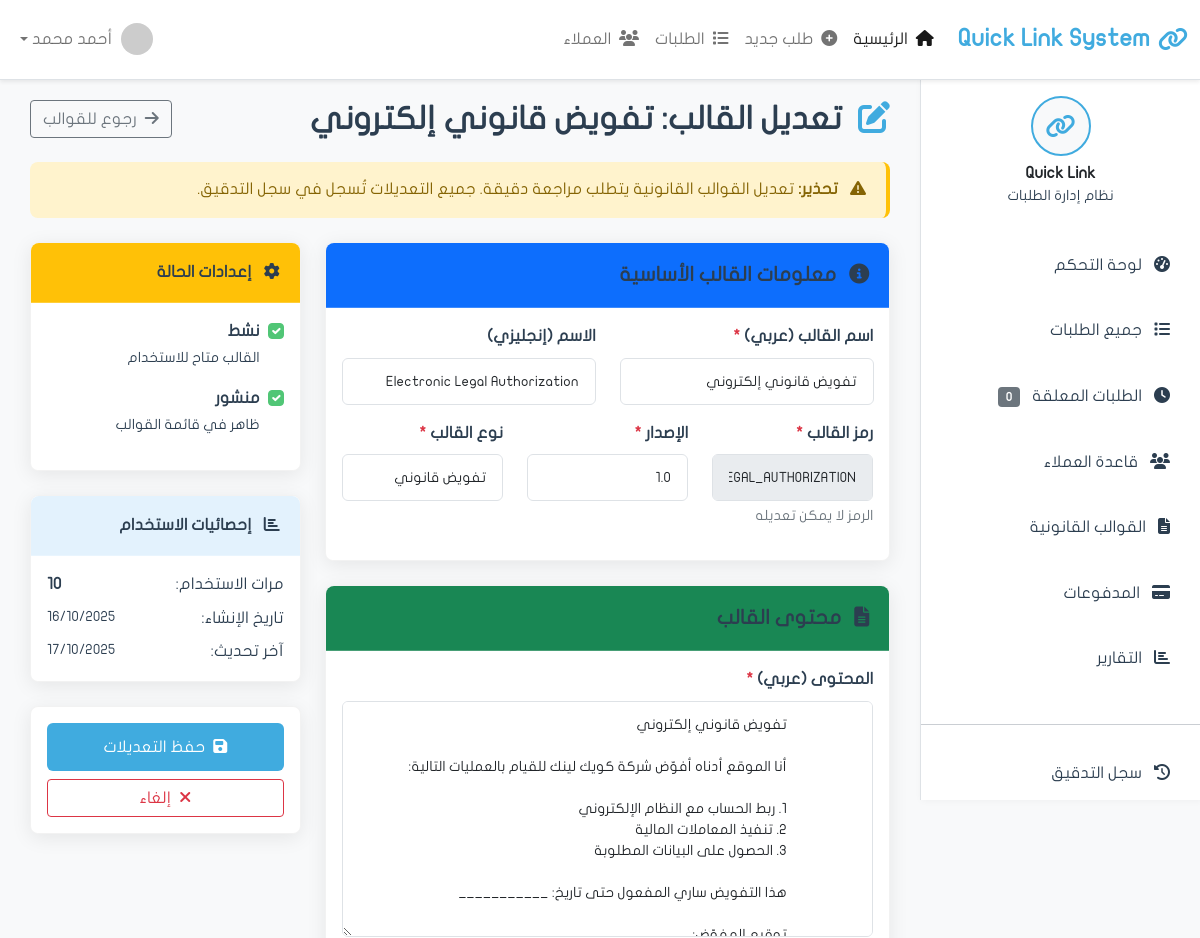
The page /templates/4/edit/ (upper part) on the database as committed earlier.
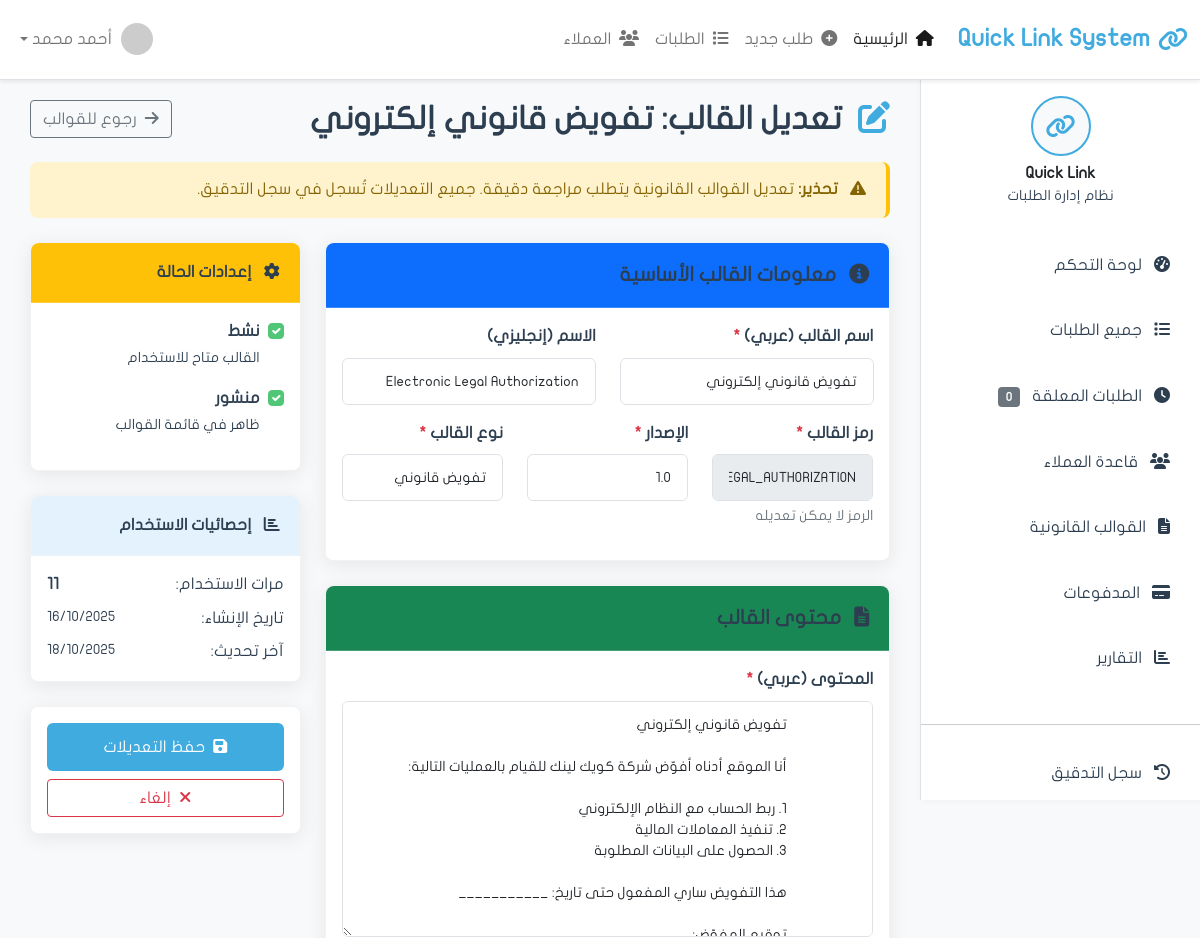
The same page on the database as committed later.
### apps/requests/models.py (models this page shows, shortened)
class Template(models.Model):
    name = models.CharField('اسم القالب', max_length=200)
    name_english = models.CharField('الاسم بالإنجليزية', max_length=200, blank=True)
    code = models.CharField('الرمز', max_length=50, unique=True, editable=False)
    content_arabic = models.TextField('المحتوى بالعربية')
    content_english = models.TextField('المحتوى بالإنجليزية', blank=True)
    version = models.CharField('الإصدار', max_length=20, default='1.0')
    template_type = models.ForeignKey(
        'TemplateType',
        on_delete=models.PROTECT,
        related_name='templates',
        verbose_name='نوع القالب',
        null=True,  # للتوافق المؤقت
        blank=True
    )
    template_type_legacy = models.CharField(
        'نوع القالب (قديم)',
        max_length=100,
        blank=True,
        null=True
    )
    is_active = models.BooleanField('نشط', default=True)
    is_published = models.BooleanField('منشور', default=False)
    file = models.FileField('ملف القالب', upload_to='templates/', blank=True)
    usage_count = models.IntegerField('عدد الاستخدامات', default=0)
    created_at = models.DateTimeField('تاريخ الإنشاء', auto_now_add=True)
    updated_at = models.DateTimeField('آخر تحديث', auto_now=True)
    created_by = models.ForeignKey('auth.User', on_delete=models.SET_NULL, null=True)
    class Meta:
        verbose_name = 'قالب'
        verbose_name_plural = 'القوالب'
        ordering = ['-created_at']

class TemplateType(models.Model):
    name_arabic = models.CharField('الاسم بالعربية', max_length=200)
    name_english = models.CharField('الاسم بالإنجليزية', max_length=200, blank=True)
    code = models.CharField('الرمز', max_length=50, unique=True, editable=False)
    icon = models.CharField('الأيقونة', max_length=50, blank=True, default='fa-file-alt',
                           help_text='مثال: fa-file-alt (اختياري)')
    color = models.CharField('اللون', max_length=20, default='primary',
                            choices=[
                                ('primary', 'أزرق'),
                                ('success', 'أخضر'),
                                ('warning', 'أصفر'),
                                ('info', 'سماوي'),
                                ('danger', 'أحمر'),
                                ('secondary', 'رمادي'),
                                ('dark', 'أسود'),
                                ('light', 'فاتح'),
                            ])
    description = models.TextField('الوصف', blank=True)
    display_order = models.IntegerField('ترتيب العرض', default=0)
    is_active = models.BooleanField('نشط', default=True)
    usage_count = models.IntegerField('عدد الاستخدامات', default=0)
    created_at = models.DateTimeField('تاريخ الإنشاء', auto_now_add=True)
    updated_at = models.DateTimeField('آخر تحديث', auto_now=True)
    class Meta:
        verbose_name = 'نوع قالب'
        verbose_name_plural = 'أنواع القوالب'
        ordering = ['display_order', 'name_arabic']

### apps/requests/views.py (the view, shortened to what this page needs)
# urls.py: path('templates/<int:pk>/edit/', views.template_edit, name='template_edit'),
def template_edit(request, pk):
    from apps.requests.models import TemplateType
    template = get_object_or_404(Template, pk=pk)
    template_types = TemplateType.objects.filter(is_active=True).order_by('display_order')
    context = {
        'page_title': f'تعديل القالب: {template.name}',
        'template': template,
        'template_types': template_types,
    }
    return render(request, 'requests/template_edit.html', context)

### apps/requests/templates/requests/template_edit.html (shortened to what the changed rows need)
{% extends 'base.html' %}
{% load static %}
{% block content %}
            <div class="d-flex justify-content-between align-items-center mb-4">
                <h2 class="mb-0">
                    <i class="fas fa-edit me-2 text-primary"></i>
                    تعديل القالب: {{ template.name }}
                </h2>
                <a href="{% url 'requests:templates_list' %}" class="btn btn-outline-secondary">
                    <i class="fas fa-arrow-right me-1"></i>
                    رجوع للقوالب
                </a>
            </div>
            <form method="post" action="{% url 'requests:template_edit' template.id %}" enctype="multipart/form-data">
                <div class="row">
                    <div class="col-lg-8">
                        <div class="card shadow-custom mb-4">
                            <div class="card-body">
                                <div class="row">
                                    <div class="col-md-6 mb-3">
                                        <label class="form-label">اسم القالب (عربي) <span class="text-danger">*</span></label>
                                        <input type="text" class="form-control" name="name" required
                                               value="{{ template.name }}">
                                    </div>
                                    <div class="col-md-6 mb-3">
                                        <label class="form-label">الاسم (إنجليزي)</label>
                                        <input type="text" class="form-control" name="name_english"
                                               value="{{ template.name_english }}">
                                    </div>
                                </div>
                                <div class="row">
                                    <div class="col-md-4 mb-3">
                                        <label class="form-label">رمز القالب <span class="text-danger">*</span></label>
                                        <input type="text" class="form-control" name="code" required readonly
                                               value="{{ template.code }}">
                                        <div class="form-text">الرمز لا يمكن تعديله</div>
                                    </div>
                                    <div class="col-md-4 mb-3">
                                        <label class="form-label">الإصدار <span class="text-danger">*</span></label>
                                        <input type="text" class="form-control" name="version" required
                                               value="{{ template.version }}">
                                    </div>
                                    <div class="col-md-4 mb-3">
                                        <label class="form-label">نوع القالب <span class="text-danger">*</span></label>
                                        <select class="form-control" name="template_type_id" required>
                                            {% for template_type in template_types %}
                                            <option value="{{ template_type.id }}" {% if template.template_type and template.template_type.id == template_type.id %}selected{% endif %}>
                                                {% if template_type.icon %}
                                                <i class="fas {{ template_type.icon }}"></i>
                                                {% endif %}
                                            </option>
                                            {% endfor %}
                                        </select>
                                    </div>
                                </div>
                            </div>
                        </div>
                        <div class="card shadow-custom mb-4">
                            <div class="card-body">
                                <div class="mb-3">
                                    <label class="form-label">المحتوى (عربي) <span class="text-danger">*</span></label>
                                    <textarea class="form-control" name="content_arabic" rows="10" required>{{ template.content_arabic }}</textarea>
                                </div>
                            </div>
                        </div>
                    </div>
                    <div class="col-lg-4">
                        <div class="card shadow-custom mb-4">
                            <div class="card-body">
                                <div class="form-check mb-3">
                                    <input class="form-check-input" type="checkbox" name="is_active" id="isActive"
                                           {% if template.is_active %}checked{% endif %}>
                                    <label class="form-check-label" for="isActive">
                                        <strong>نشط</strong>
                                        <br><small class="text-muted">القالب متاح للاستخدام</small>
                                    </label>
                                </div>
                                <div class="form-check mb-3">
                                    <input class="form-check-input" type="checkbox" name="is_published" id="isPublished"
                                           {% if template.is_published %}checked{% endif %}>
                                    <label class="form-check-label" for="isPublished">
                                        <strong>منشور</strong>
                                        <br><small class="text-muted">ظاهر في قائمة القوالب</small>
                                    </label>
                                </div>
                            </div>
                        </div>
                        <div class="card shadow-custom mb-4">
                            <div class="card-body">
                                <div class="d-flex justify-content-between mb-2">
                                    <span class="text-muted">مرات الاستخدام:</span>
                                    <strong>{{ template.usage_count|default:0 }}</strong>
                                </div>
                                <div class="d-flex justify-content-between mb-2">
                                    <span class="text-muted">تاريخ الإنشاء:</span>
                                    <small>{{ template.created_at|date:"d/m/Y" }}</small>
                                </div>
                                <div class="d-flex justify-content-between">
                                    <span class="text-muted">آخر تحديث:</span>
                                    <small>{{ template.updated_at|date:"d/m/Y" }}</small>
                                </div>
                            </div>
                        </div>
                    </div>
                </div>
            </form>
{% endblock content %}

Rows that differ between the two databases and show on the page:
changed Template "تفويض قانوني إلكتروني": usage_count "10" → "11"; updated_at "17/10/2025" → "18/10/2025"
